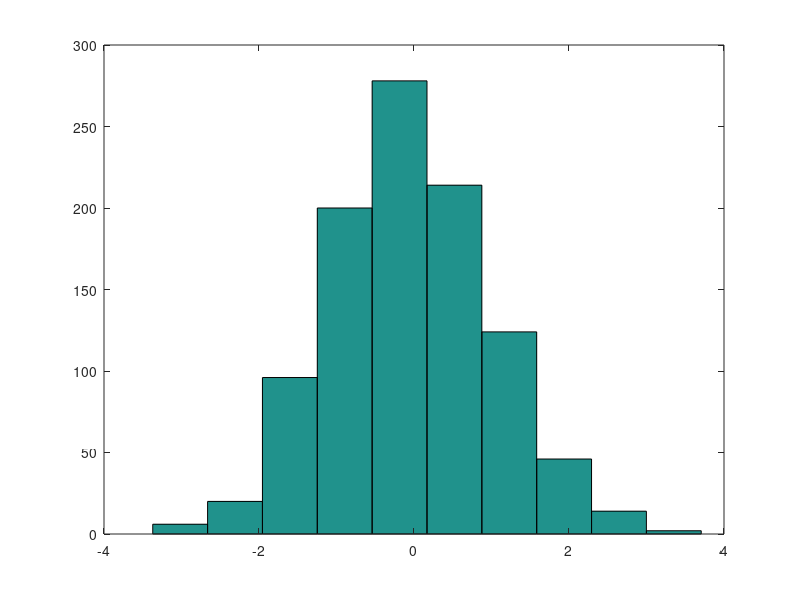

The MATLAB source for this figure:
clc;
clear all;
close all;
w=[1,1,2,3,5,8,13,21];
t=[0,0.1,0.2,0.3,0.4,0.5,0.6,0.7];
plot(t,w);

x=linspace(0,2*pi,100);
y=sin(x);
y2=cos(x);
plot(x,y,'--',x,y2,'.');
%openfig('sine_cosine.fig');

n=1:10;
bar(n)
x=linspace(0,2*pi,100);
y=sin(x);
bar(x,y)

%histogram
x=randn(1000,1);
plot(x)
hist(x)
